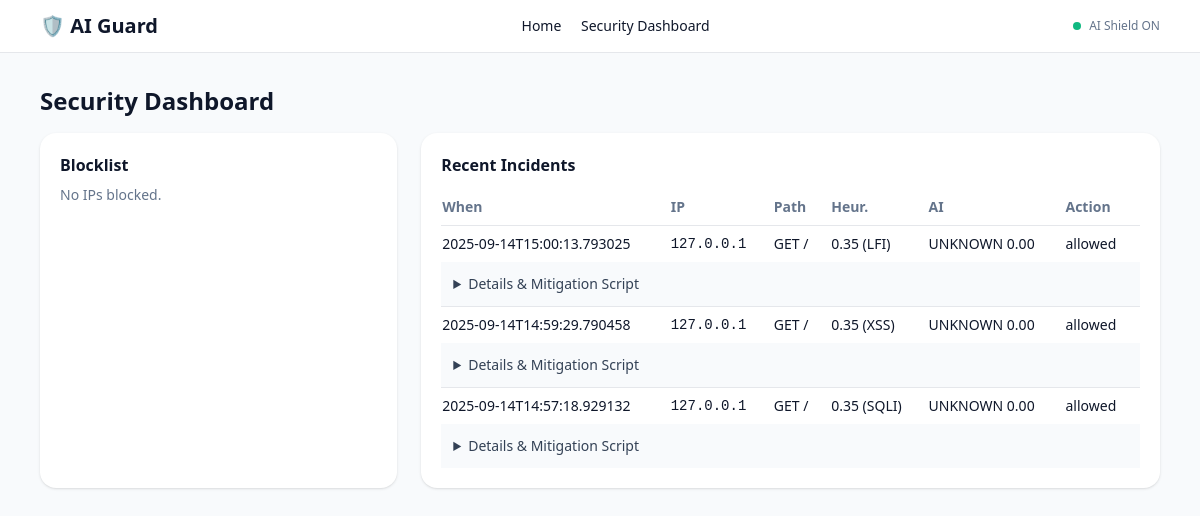
/dashboard, run on the app's committed database.
### tables this page shows
CREATE TABLE incidents (
            id INTEGER PRIMARY KEY AUTOINCREMENT,
            ts TEXT NOT NULL,
            ip TEXT,
            path TEXT,
            method TEXT,
            user_agent TEXT,
            surface TEXT,
            heuristic_score REAL,
            heuristic_hits TEXT,
            ai_verdict TEXT,
            ai_confidence REAL,
            ai_categories TEXT,
            ai_explanation TEXT,
            action TEXT,
            mitigation_script TEXT
        );

### app.py (the view)
@app.route('/dashboard')
def dashboard():
    db = get_db()
    rows = db.execute("SELECT * FROM incidents ORDER BY id DESC LIMIT 200").fetchall()
    return render_template('dashboard.html', rows=rows, blocklist=BLOCKLIST)

### app.py (called while the page is built, shortened)
def get_db():
    if 'db' not in g:
        g.db = sqlite3.connect(DB_PATH)
        g.db.row_factory = sqlite3.Row
    return g.db

@app.before_request
def guard_request():
    safe_paths = {'/dashboard', '/static', '/blocked'}
    if any(request.path.startswith(p) for p in safe_paths):
        return

### templates/dashboard.html (shortened to what this page needs)
{% extends 'base.html' %}
{% block content %}
<h1 class="text-2xl font-semibold mb-4">Security Dashboard</h1>
<div class="grid gap-6 md:grid-cols-3">
  <div class="bg-white rounded-2xl shadow p-5">
    <h2 class="font-semibold mb-2">Blocklist</h2>
    <ul class="text-sm space-y-1">
      {% for ip, until in blocklist.items() %}
      <li class="flex items-center justify-between">
        <span class="font-mono">{{ ip }}</span>
        <form method="post" action="/dashboard/unblock/{{ ip }}">
          <button class="text-xs px-2 py-1 rounded bg-emerald-600 text-white">Unblock</button>
        </form>
      </li>
      {% else %}
      <li class="text-slate-500">No IPs blocked.</li>
      {% endfor %}
    </ul>
  </div>
  <div class="md:col-span-2 bg-white rounded-2xl shadow p-5 overflow-x-auto">
    <h2 class="font-semibold mb-3">Recent Incidents</h2>
    <table class="min-w-full text-sm">
      <thead class="text-left text-slate-500">
        <tr>
          <th class="py-2 pr-4">When</th>
          <th class="py-2 pr-4">IP</th>
          <th class="py-2 pr-4">Path</th>
          <th class="py-2 pr-4">Heur.</th>
          <th class="py-2 pr-4">AI</th>
          <th class="py-2 pr-4">Action</th>
        </tr>
      </thead>
      <tbody>
        {% for r in rows %}
        <tr class="border-t">
          <td class="py-2 pr-4 whitespace-nowrap">{{ r['ts'] }}</td>
          <td class="py-2 pr-4 font-mono">{{ r['ip'] }}</td>
          <td class="py-2 pr-4">{{ r['method'] }} {{ r['path'] }}</td>
          <td class="py-2 pr-4">{{ '%.2f'|format(r['heuristic_score']) }} ({{ r['heuristic_hits'] }})</td>
          <td class="py-2 pr-4">{{ r['ai_verdict'] }} {{ '%.2f'|format(r['ai_confidence'] or 0) }}<br></td>
          <td class="py-2 pr-4">{{ r['action'] }}</td>
        </tr>
        <tr class="bg-slate-50">
          <td colspan="6" class="p-3">
            <details>
              <summary class="cursor-pointer text-slate-700">Details & Mitigation Script</summary>
            </details>
          </td>
        </tr>
        {% else %}
        <tr><td colspan="6" class="py-6 text-center text-slate-500">No incidents yet.</td></tr>
        {% endfor %}
      </tbody>
    </table>
  </div>
</div>
{% endblock %}

### templates/base.html (shortened to what this page needs)
<!doctype html>
<html lang="en">
  <head>
    <script src="https://cdn.tailwindcss.com"></script>
  </head>
  <body class="bg-slate-50 text-slate-900">
    <header class="bg-white border-b sticky top-0 z-10">
      <div class="max-w-6xl mx-auto px-4 py-3 flex items-center justify-between">
        <a href="/" class="font-semibold text-xl">🛡️ AI Guard</a>
        <nav class="space-x-4 text-sm">
          <a href="/" class="hover:underline">Home</a>
          <a href="/dashboard" class="hover:underline">Security Dashboard</a>
        </nav>
        <div class="flex items-center gap-2">
          <span class="h-2 w-2 rounded-full bg-emerald-500 inline-block"></span>
          <span class="text-xs text-slate-500">AI Shield ON</span>
        </div>
      </div>
    </header>
    <main class="max-w-6xl mx-auto px-4 py-8">
      {% block content %}{% endblock %}
    </main>
  </body>
</html>

### data on the page
incidents: ts "2025-09-14T15:00:13.793025", ip "127.0.0.1", method "GET", path "/", heuristic_score "0.35", heuristic_hits "LFI", ai_verdict "UNKNOWN", ai_confidence "0.00", action "allowed"
incidents: ts "2025-09-14T14:59:29.790458", ip "127.0.0.1", method "GET", path "/", heuristic_score "0.35", heuristic_hits "XSS", ai_verdict "UNKNOWN", ai_confidence "0.00", action "allowed"
incidents: ts "2025-09-14T14:57:18.929132", ip "127.0.0.1", method "GET", path "/", heuristic_score "0.35", heuristic_hits "SQLI", ai_verdict "UNKNOWN", ai_confidence "0.00", action "allowed"
